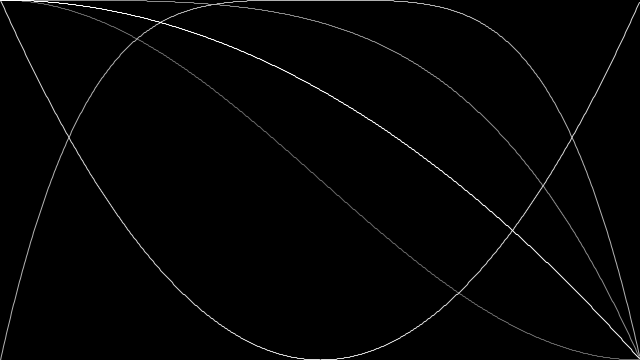
Frame 1 (no input)
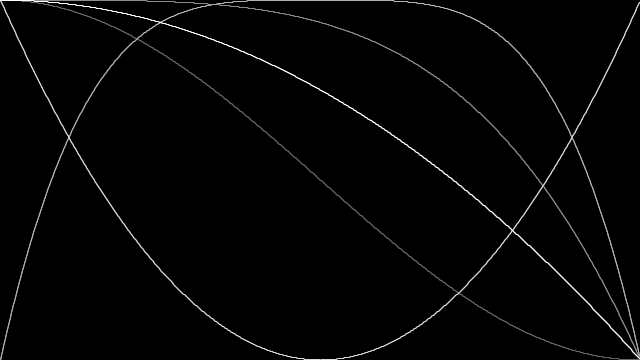
Frame 2 (the mouse pressed at the canvas centre, redrawn once)

The Processing sketch that drew these frames (run headless with seeded random() and noise(); the mouse was pressed at the canvas centre and the sketch redrawn once):

// Processing sketch: SimpleCurves
// ── SimpleCurves.pde
/**
 * Simple Curves. 
 * 
 * Simple curves are drawn with simple equations. 
 * By using numbers with values between 0 and 1 in
 * the equations, a series of elegant curves
 * are created. The numbers are then scaled to fill the screen. 
 */

void setup() {
  size(640, 360);
  colorMode(RGB, 100);
  smooth();
  background(0);
  noFill();
  noLoop();  // Run once and stop
}

void draw() {
  stroke(40);
  beginShape();
  for(int i = 0; i < width; i++) {
   vertex(i, singraph((float)i/width)*height);
  }
  endShape();
  
  stroke(55);
  beginShape();
  for(int i = 0; i < width; i++) {
   vertex(i, quad((float)i/width)*height);
  }
  endShape();
  
  stroke(70);
  beginShape();
  for(int i = 0; i < width; i++) {
   vertex(i, quadHump((float)i/width)*height);
  }
  endShape();
  
  stroke(85);
  beginShape();
  for(int i = 0; i < width; i++) {
   vertex(i, hump((float)i/width)*height);
  }
  endShape();
  
  stroke(100);
  beginShape();
  for(int i = 0; i < width; i++) {
   vertex(i, squared((float)i/width)*height);
  }
  endShape();
}

float singraph(float sa) {
  sa = (sa - 0.5) * 1.0; //scale from -1 to 1
  sa = sin(sa*PI)/2 + 0.5;
  return sa;
}

float quad(float sa) {
  return sa*sa*sa*sa;
}

float quadHump(float sa) {
  sa = (sa - 0.5); //scale from -2 to 2
  sa = sa*sa*sa*sa * 16;
  return sa;
}

float hump(float sa) {
  sa = (sa - 0.5) * 2; //scale from -2 to 2
  sa = sa*sa;
  if(sa > 1) { sa = 1; }
  return 1-sa;
}

float squared(float sa) {
  sa = sa*sa;
  return sa;
}
